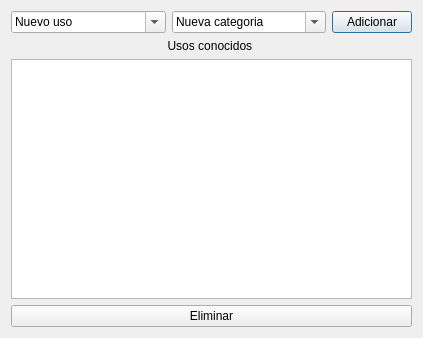
<?xml version="1.0" encoding="UTF-8"?>
<ui version="4.0">
 <class>UsosConocidos</class>
 <widget class="QDialog" name="UsosConocidos">
  <property name="geometry">
   <rect>
    <x>0</x>
    <y>0</y>
    <width>423</width>
    <height>338</height>
   </rect>
  </property>
  <property name="sizePolicy">
   <sizepolicy hsizetype="Fixed" vsizetype="Fixed">
    <horstretch>0</horstretch>
    <verstretch>0</verstretch>
   </sizepolicy>
  </property>
  <property name="windowTitle">
   <string>Usos Conocidos del Patron de Analisis</string>
  </property>
  <layout class="QVBoxLayout" name="verticalLayout_2">
   <item>
    <layout class="QHBoxLayout" name="horizontalLayout_2">
     <item>
      <widget class="QComboBox" name="cb_usos">
       <property name="sizePolicy">
        <sizepolicy hsizetype="Preferred" vsizetype="Preferred">
         <horstretch>0</horstretch>
         <verstretch>0</verstretch>
        </sizepolicy>
       </property>
       <property name="editable">
        <bool>true</bool>
       </property>
       <property name="currentText">
        <string>Nuevo uso</string>
       </property>
       <property name="placeholderText">
        <string>Nuevo uso</string>
       </property>
       <property name="duplicatesEnabled">
        <bool>false</bool>
       </property>
       <property name="frame">
        <bool>true</bool>
       </property>
      </widget>
     </item>
     <item>
      <widget class="QComboBox" name="cb_categoria">
       <property name="sizePolicy">
        <sizepolicy hsizetype="Preferred" vsizetype="Preferred">
         <horstretch>0</horstretch>
         <verstretch>0</verstretch>
        </sizepolicy>
       </property>
       <property name="editable">
        <bool>true</bool>
       </property>
       <property name="currentText">
        <string>Nueva categoria</string>
       </property>
      </widget>
     </item>
     <item>
      <widget class="QPushButton" name="pb_adicionar">
       <property name="sizePolicy">
        <sizepolicy hsizetype="Fixed" vsizetype="Fixed">
         <horstretch>0</horstretch>
         <verstretch>0</verstretch>
        </sizepolicy>
       </property>
       <property name="text">
        <string>Adicionar</string>
       </property>
       <property name="icon">
        <iconset theme="list-add">
         <normaloff>.</normaloff>.</iconset>
       </property>
      </widget>
     </item>
    </layout>
   </item>
   <item>
    <layout class="QHBoxLayout" name="horizontalLayout_3"/>
   </item>
   <item>
    <widget class="QLabel" name="lb_usosConocidos">
     <property name="frameShape">
      <enum>QFrame::NoFrame</enum>
     </property>
     <property name="frameShadow">
      <enum>QFrame::Plain</enum>
     </property>
     <property name="text">
      <string>Usos conocidos </string>
     </property>
     <property name="textFormat">
      <enum>Qt::PlainText</enum>
     </property>
     <property name="alignment">
      <set>Qt::AlignCenter</set>
     </property>
     <property name="wordWrap">
      <bool>false</bool>
     </property>
    </widget>
   </item>
   <item>
    <widget class="QListWidget" name="lw_usos"/>
   </item>
   <item>
    <widget class="QPushButton" name="pb_eliminar">
     <property name="text">
      <string>Eliminar</string>
     </property>
     <property name="icon">
      <iconset theme="list-remove">
       <normaloff>.</normaloff>.</iconset>
     </property>
    </widget>
   </item>
  </layout>
 </widget>
 <resources/>
 <connections/>
</ui>
